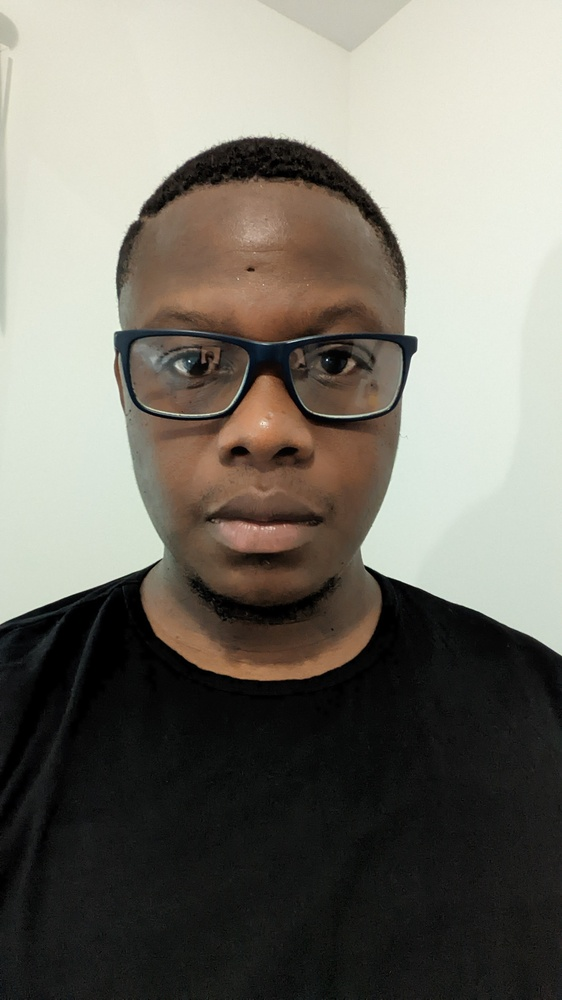
#> input picture Fall_2023/Project1/Part2/Project 1 Part 2 Download Sep 29, 2023 943 AM/286579-1939611 - Marima Andrew Mambondiumwe - Sep 24, 2023 1149 AM/Marima_Mambondiumwe_Pro1Part2/p2.jpg, 562 x 1000 px, shrunk from 1836 x 3264 before the run
$ jupyter execute Marima_Mambondiumwe_Pro1Part2.ipynb
#> lines starting #> are read from the running program, lines starting #| are printed output that depends on the picture; after the words box and inside, x2 and y2 are one past the last pixel; in counts of white or black regions, pixels touching at a corner belong together
MARIMA ANDREW MAMBONDIUMWE- PROJECT 1, PART 2

[cell 1]
# Using OpenCV, NumPy and Matplotlib.
import cv2
import numpy as np
import matplotlib.pyplot as plt

# Reading my img.
img = cv2.imread('../Marima_Mambondiumwe_Pro1Part2/p2.jpg')
#> img is the input picture: shape (1000, 562, 3); mean B, G, R 106.9, 116.1, 119.4

# Converting BGR to RGB
img_rgb = cv2.cvtColor(img, cv2.COLOR_BGR2RGB)

# Displaying the original Image
plt.imshow(img_rgb)
plt.axis('off')
plt.title('Original Image')
plt.show()

[cell 2]
# Converting the Image to grayscale.
gray_img = cv2.cvtColor(img, cv2.COLOR_BGR2GRAY)
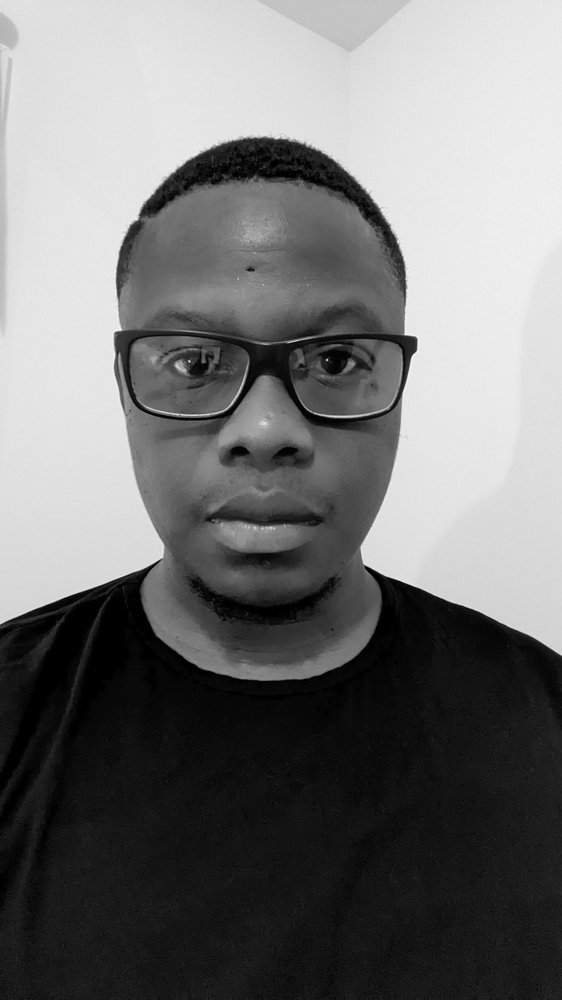
#> gray_img: shape (1000, 562); min 0, max 253, mean 116

# Creating a histogram.
hist = cv2.calcHist([gray_img], [0], None, [256], [0, 256])
#> hist = 256 values, max 16372 at index 229, min 0 at index 249, mean 2195.3

# Plotting the histogram.
plt.hist(gray_img.ravel(), 256, [0, 256])
plt.title('Histogram of the Full Image')
plt.show()
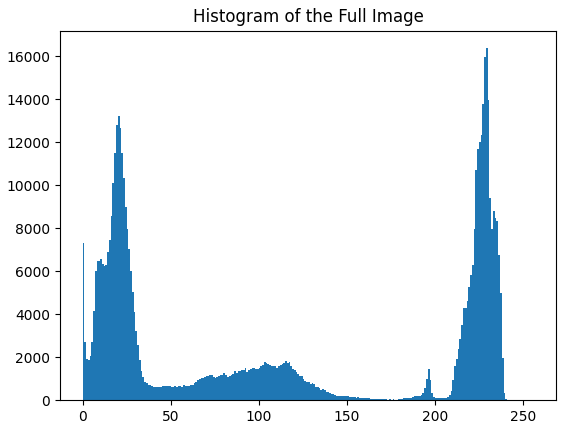
#> figure drawn by matplotlib, 1 panel; tallest bar 16372 high, from x = 229 to 230

[cell 3]
# Applying the contrast and brightness adjustments.
alpha = 1.5  # Contrast control (1.0 means no change)
beta = 50    # Brightness control (0 means no change)

adjust_img = cv2.convertScaleAbs(img, alpha=alpha, beta=beta)
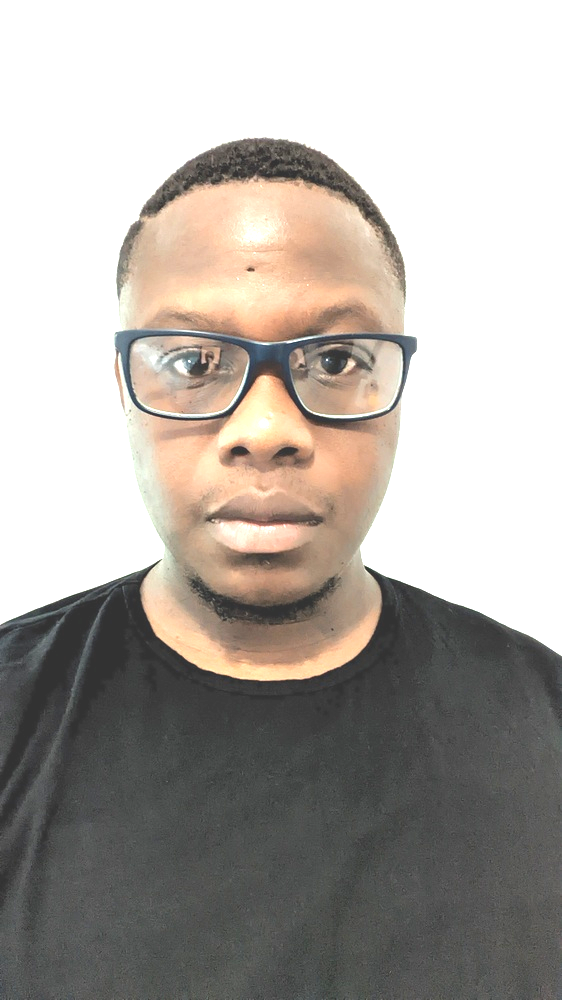
#> adjust_img: shape (1000, 562, 3); mean B, G, R 163.7, 169.5, 175.2

# Displaying the adjusted Image.
adjust_img_rgb = cv2.cvtColor(adjust_img, cv2.COLOR_BGR2RGB)
plt.imshow(adjust_img_rgb)
plt.axis('off')
plt.title('Adjusted Image')
plt.show()

[cell 4]
# Loading my Image.
img = cv2.imread('../Image Processing & Comp Vision/p2.jpg')

# Loading the Haar Cascade classifier for face detection.
face_cascade = cv2.CascadeClassifier(cv2.data.haarcascades + 'haarcascade_frontalface_default.xml')

# Converting the Image to grayscale for face detection.
gray_img = cv2.cvtColor(img, cv2.COLOR_BGR2GRAY)

# Detecting the face in the grayscale Image.
face = face_cascade.detectMultiScale(gray_img, scaleFactor=1.3, minNeighbors=5, minSize=(30, 30))
#> face = ()

# Creating an empty mask.
mask = np.zeros_like(gray_img)

# Iterating over the detected face and creating a mask for the face.
for (x, y, w, h) in face:
    # Setting the rectangle region to white(255).
    cv2.rectangle(mask, (x, y), (x + w, y + h), 255, -1)
    # Drawing the rectangle on the original image.
    cv2.rectangle(img, (x, y), (x + w, y + h), (0, 255, 0), 2)
#> this loop made 0 passes
#> mask: shape (1000, 562); every value is 0

# Converting the Image to HSV color space.
img_hsv = cv2.cvtColor(img, cv2.COLOR_BGR2HSV)
#> img_hsv: shape (1000, 562, 3); mean H, S, V 35.5, 37, 121.6

# Applying the face mask to the HSV Image.
face_hsv = cv2.bitwise_and(img_hsv, img_hsv, mask=mask)
#> face_hsv: shape (1000, 562, 3); every value is 0

# Calculating the histogram of the masked HSV Image.
hsv_hist = cv2.calcHist([face_hsv], [0, 1], None, [180, 256], [0, 180, 0, 256])
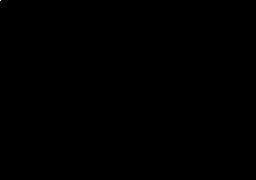
#> hsv_hist: shape (180, 256) float32; values 0 (black) and 562000 (white), 0% white in thin lines or dots, all inside (x1, y1, x2, y2) = (0, 0, 1, 1)

# Displaying the image with the rectangle
image_rgb = cv2.cvtColor(img, cv2.COLOR_BGR2RGB)
plt.imshow(image_rgb)
plt.axis('off')
plt.title('Image with Face Rectangle')
plt.show()

[cell 5]
# Plotting and displaying the masked HSV histogram.
# Creating a histogram of HSV values.
img = cv2.cvtColor(img, cv2.COLOR_RGB2HSV)
#> img: shape (1000, 562, 3); mean H, S, V 68.3, 37, 121.6

# Hue
hist = cv2.calcHist([img],[0],mask,[256],[0,255])
#> hist = 256 values from 0 to 0

# Adding a histogram to the plot.
plt.plot(hist, color='red')

# Limiting the plot range on the x-axis to 256 values.
plt.xlim([0,255])

# Saturation
hist = cv2.calcHist([img],[1],mask,[256],[0,255])

# Adding a histogram to the plot.
plt.plot(hist, color='green')

# Limiting the plot range on the x-axis to 256 values.
plt.xlim([0,255])

# Value
hist = cv2.calcHist([img],[2],mask,[256],[0,255])

# Adding a histogram to the plot.
plt.plot(hist, color='blue')

# Limiting the plot range on the x-axis to 256 values.
plt.xlim([0,255])

# Adding a legend.
plt.legend(('hue','saturation','value'), loc = 'upper left')

# Plotting the HSV histogram.
plt.show()
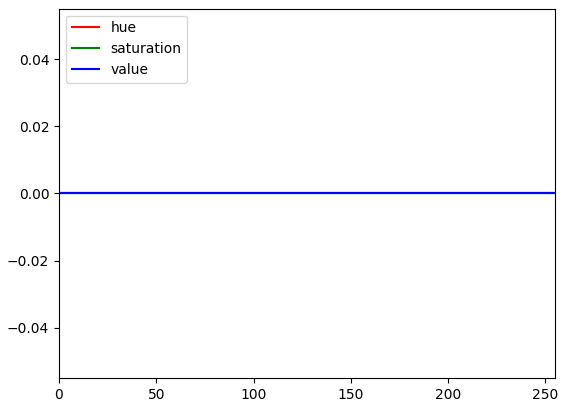
#> figure drawn by matplotlib, 1 panel
